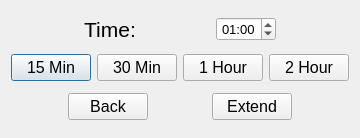
<?xml version="1.0" encoding="UTF-8"?>
<ui version="4.0">
 <class>ExtendTimeDialog</class>
 <widget class="QDialog" name="ExtendTimeDialog">
  <property name="windowModality">
   <enum>Qt::WindowModality::WindowModal</enum>
  </property>
  <property name="geometry">
   <rect>
    <x>0</x>
    <y>0</y>
    <width>358</width>
    <height>138</height>
   </rect>
  </property>
  <property name="windowTitle">
   <string>Dialog</string>
  </property>
  <layout class="QVBoxLayout" name="verticalLayout">
   <item>
    <layout class="QHBoxLayout" name="horizontalLayout">
     <item>
      <spacer name="horizontalSpacer">
       <property name="orientation">
        <enum>Qt::Orientation::Horizontal</enum>
       </property>
       <property name="sizeHint" stdset="0">
        <size>
         <width>40</width>
         <height>20</height>
        </size>
       </property>
      </spacer>
     </item>
     <item>
      <widget class="QLabel" name="label_time">
       <property name="font">
        <font>
         <pointsize>16</pointsize>
        </font>
       </property>
       <property name="text">
        <string>Time:</string>
       </property>
       <property name="alignment">
        <set>Qt::AlignmentFlag::AlignCenter</set>
       </property>
      </widget>
     </item>
     <item>
      <spacer name="horizontalSpacer_3">
       <property name="orientation">
        <enum>Qt::Orientation::Horizontal</enum>
       </property>
       <property name="sizeHint" stdset="0">
        <size>
         <width>40</width>
         <height>20</height>
        </size>
       </property>
      </spacer>
     </item>
     <item>
      <widget class="QTimeEdit" name="timeEdit_time">
       <property name="font">
        <font>
         <pointsize>10</pointsize>
        </font>
       </property>
       <property name="alignment">
        <set>Qt::AlignmentFlag::AlignCenter</set>
       </property>
       <property name="displayFormat">
        <string notr="true">hh:mm</string>
       </property>
       <property name="time">
        <time>
         <hour>1</hour>
         <minute>0</minute>
         <second>0</second>
        </time>
       </property>
      </widget>
     </item>
     <item>
      <spacer name="horizontalSpacer_2">
       <property name="orientation">
        <enum>Qt::Orientation::Horizontal</enum>
       </property>
       <property name="sizeHint" stdset="0">
        <size>
         <width>40</width>
         <height>20</height>
        </size>
       </property>
      </spacer>
     </item>
    </layout>
   </item>
   <item>
    <layout class="QHBoxLayout" name="horizontalLayout_3">
     <item>
      <widget class="QPushButton" name="pushButton_15Min">
       <property name="font">
        <font>
         <pointsize>12</pointsize>
        </font>
       </property>
       <property name="text">
        <string>15 Min</string>
       </property>
      </widget>
     </item>
     <item>
      <widget class="QPushButton" name="pushButton_30Min">
       <property name="font">
        <font>
         <pointsize>12</pointsize>
        </font>
       </property>
       <property name="text">
        <string>30 Min</string>
       </property>
      </widget>
     </item>
     <item>
      <widget class="QPushButton" name="pushButton_1Hour">
       <property name="font">
        <font>
         <pointsize>12</pointsize>
        </font>
       </property>
       <property name="text">
        <string>1 Hour</string>
       </property>
      </widget>
     </item>
     <item>
      <widget class="QPushButton" name="pushButton_2Hour">
       <property name="font">
        <font>
         <pointsize>12</pointsize>
        </font>
       </property>
       <property name="text">
        <string>2 Hour</string>
       </property>
      </widget>
     </item>
    </layout>
   </item>
   <item>
    <layout class="QHBoxLayout" name="horizontalLayout_2">
     <item>
      <spacer name="horizontalSpacer_4">
       <property name="orientation">
        <enum>Qt::Orientation::Horizontal</enum>
       </property>
       <property name="sizeHint" stdset="0">
        <size>
         <width>40</width>
         <height>20</height>
        </size>
       </property>
      </spacer>
     </item>
     <item>
      <widget class="QPushButton" name="pushButton_back">
       <property name="font">
        <font>
         <pointsize>12</pointsize>
        </font>
       </property>
       <property name="text">
        <string>Back</string>
       </property>
      </widget>
     </item>
     <item>
      <spacer name="horizontalSpacer_6">
       <property name="orientation">
        <enum>Qt::Orientation::Horizontal</enum>
       </property>
       <property name="sizeHint" stdset="0">
        <size>
         <width>40</width>
         <height>20</height>
        </size>
       </property>
      </spacer>
     </item>
     <item>
      <widget class="QPushButton" name="pushButton_extend">
       <property name="font">
        <font>
         <pointsize>12</pointsize>
        </font>
       </property>
       <property name="text">
        <string>Extend</string>
       </property>
      </widget>
     </item>
     <item>
      <spacer name="horizontalSpacer_5">
       <property name="orientation">
        <enum>Qt::Orientation::Horizontal</enum>
       </property>
       <property name="sizeHint" stdset="0">
        <size>
         <width>40</width>
         <height>20</height>
        </size>
       </property>
      </spacer>
     </item>
    </layout>
   </item>
  </layout>
 </widget>
 <resources/>
 <connections/>
</ui>
